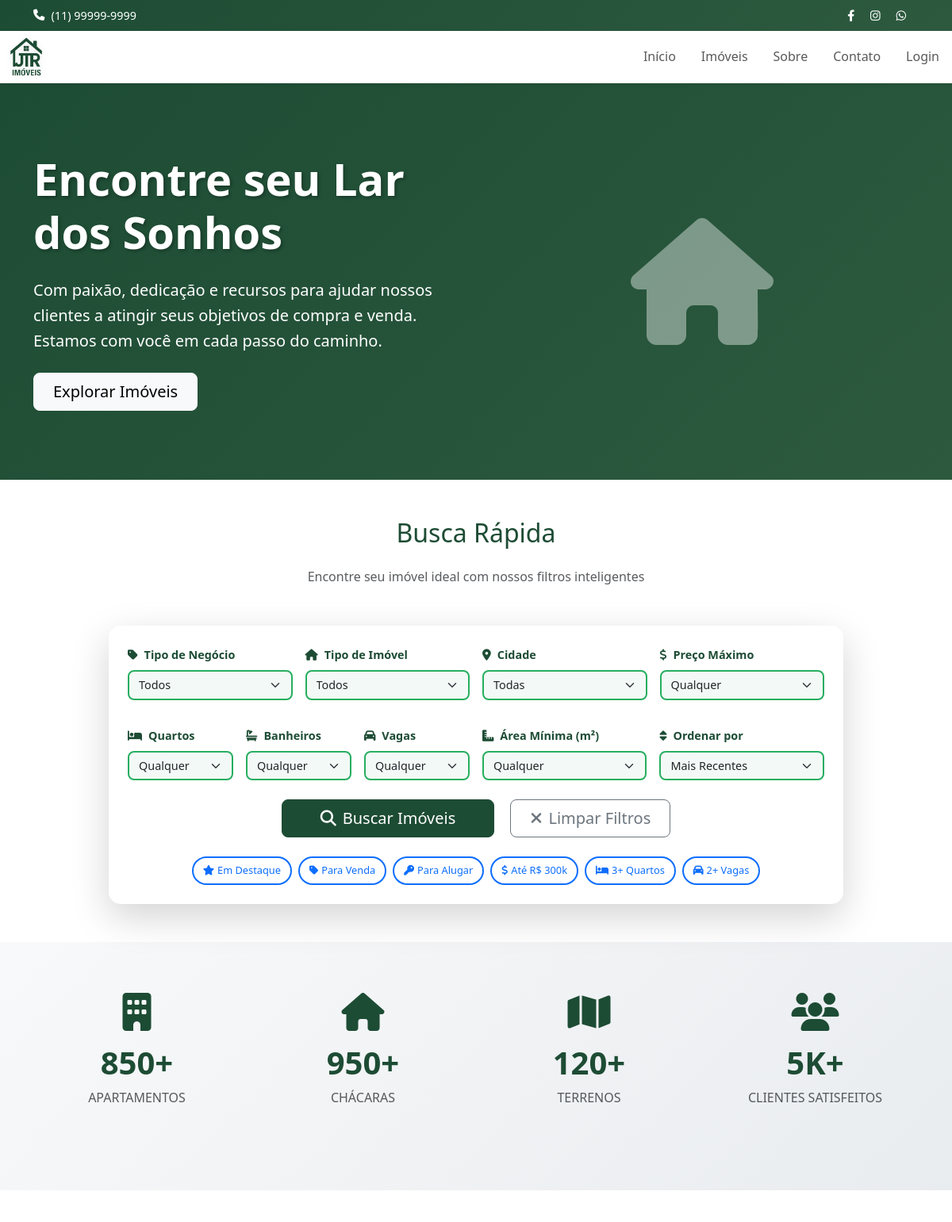
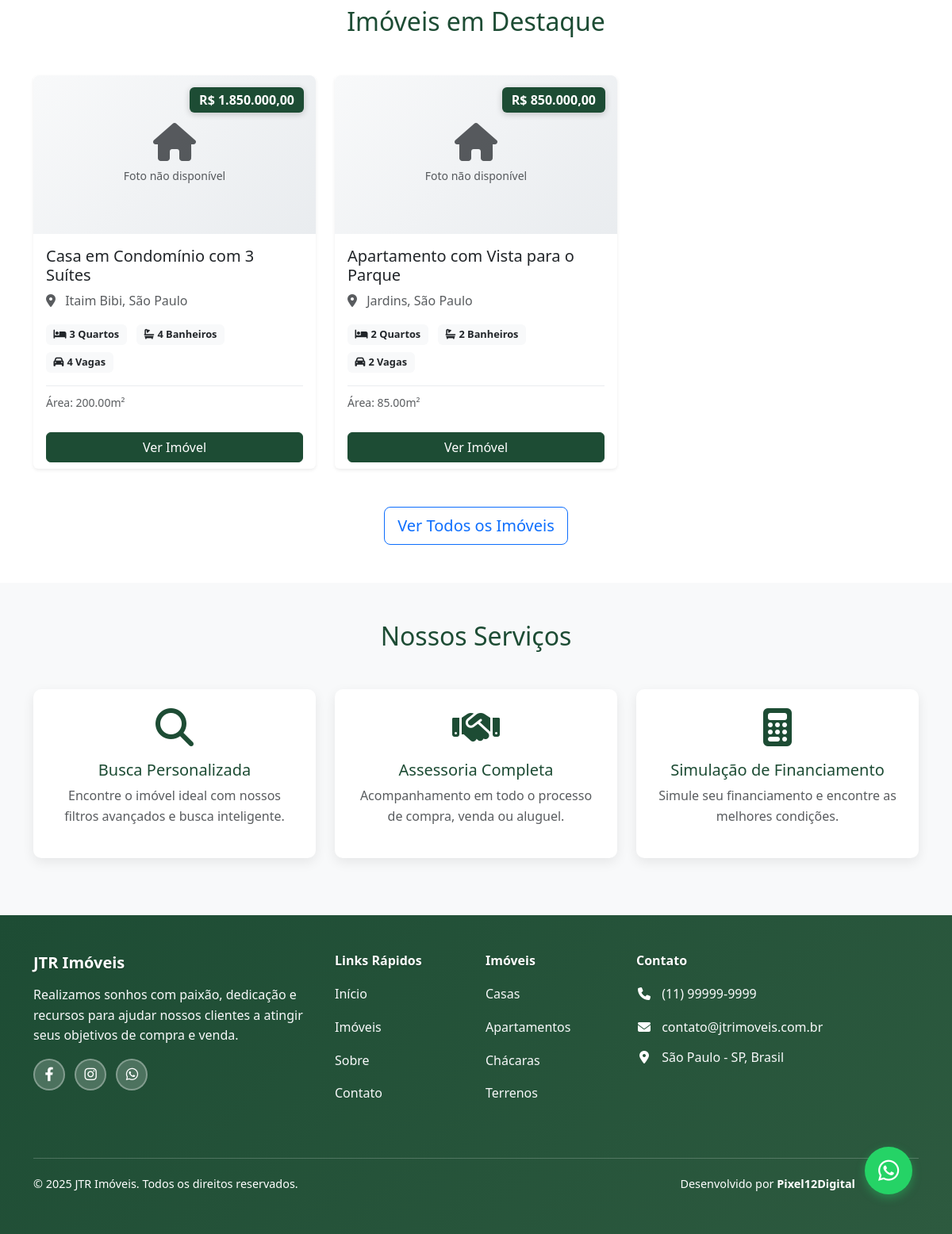
The page / on the database its author committed (2 pictures, top to bottom).
### tables this page shows
CREATE TABLE imoveis (
    id INT AUTO_INCREMENT PRIMARY KEY,
    titulo VARCHAR(200) NOT NULL,
    descricao TEXT,
    tipo_id INT NOT NULL,
    localizacao_id INT NOT NULL,
    preco DECIMAL(12,2) NOT NULL,
    area_total DECIMAL(8,2),
    area_construida DECIMAL(8,2),
    quartos INT DEFAULT 0,
    banheiros INT DEFAULT 0,
    vagas INT DEFAULT 0,
    suites INT DEFAULT 0,
    endereco VARCHAR(200),
    numero VARCHAR(20),
    complemento VARCHAR(100),
    latitude DECIMAL(10,8),
    longitude DECIMAL(11,8),
    status ENUM('disponivel', 'vendido', 'alugado', 'reservado') DEFAULT 'disponivel',
    destaque BOOLEAN DEFAULT FALSE,
    usuario_id INT NOT NULL,
    data_criacao TIMESTAMP DEFAULT CURRENT_TIMESTAMP,
    data_atualizacao TIMESTAMP DEFAULT CURRENT_TIMESTAMP ON UPDATE CURRENT_TIMESTAMP,
    FOREIGN KEY (tipo_id) REFERENCES tipos_imovel(id),
    FOREIGN KEY (localizacao_id) REFERENCES localizacoes(id),
    FOREIGN KEY (usuario_id) REFERENCES usuarios(id)
);

CREATE TABLE localizacoes (
    id INT AUTO_INCREMENT PRIMARY KEY,
    cidade VARCHAR(100) NOT NULL,
    bairro VARCHAR(100),
    estado VARCHAR(2) NOT NULL,
    cep VARCHAR(10)
);

### pages/home.php (the view, shortened to what the rows shown need)
<section class="hero-section bg-primary text-white py-5">
    <div class="container">
        <div class="row align-items-center">
            <div class="col-lg-6">
                <h1 class="display-4 fw-bold mb-4">Encontre seu Lar dos Sonhos</h1>
            </div>
        </div>
    </div>
</section>
<section class="quick-filters-section py-5 bg-white">
    <div class="container">
        <div class="row">
            <div class="col-12">
                <h2 class="text-center mb-4">Busca Rápida</h2>
            </div>
        </div>
    </div>
</section>
<section class="featured-properties py-5">
    <div class="container">
        <div class="row">
            <div class="col-12">
                <h2 class="text-center mb-5">Imóveis em Destaque</h2>
            </div>
        </div>
        <div class="row">
            <?php
            $featured_properties = fetchAll("
                SELECT i.*, t.nome as tipo_nome, l.cidade, l.bairro, f.arquivo as foto_principal
                FROM imoveis i
                LEFT JOIN tipos_imovel t ON i.tipo_id = t.id
                LEFT JOIN localizacoes l ON i.localizacao_id = l.id
                LEFT JOIN fotos_imovel f ON i.id = f.imovel_id AND f.principal = 1
                WHERE i.destaque = 1 AND i.status = 'disponivel'
                ORDER BY i.data_criacao DESC
                LIMIT 6
            ");
            if ($featured_properties) {
                foreach ($featured_properties as $property) {
                    ?>
                    <div class="col-lg-4 col-md-6 mb-4">
                        <div class="property-card card h-100 shadow-sm">
                            <div class="property-image">
                                <?php if ($property['foto_principal'] && imageExists($property['foto_principal'])): ?>
                                    <img src="<?php echo getUploadPath($property['foto_principal']); ?>"
                                         class="card-img-top" alt="<?php echo $property['titulo']; ?>">
                                <?php else: ?>
                                    <div class="no-image bg-light d-flex align-items-center justify-content-center"
                                         style="height: 200px; background: linear-gradient(135deg, #f8f9fa 0%, #e9ecef 100%); border-radius: 8px 8px 0 0;">
                                        <div class="text-center">
                                            <i class="fas fa-home fa-3x text-muted mb-2"></i>
                                            <p class="text-muted small mb-0">Foto não disponível</p>
                                        </div>
                                    </div>
                                <?php endif; ?>
                                <div class="property-price">
                                    <span class="badge bg-primary fs-6"><?php echo formatPrice($property['preco']); ?></span>
                                </div>
                            </div>
                            <div class="card-body">
                                <h5 class="card-title"><?php echo $property['titulo']; ?></h5>
                                <p class="card-text text-muted">
                                    <i class="fas fa-map-marker-alt me-2"></i>
                                    <?php echo $property['bairro'] . ', ' . $property['cidade']; ?>
                                </p>
                                <div class="property-features">
                                    <span class="badge bg-light text-dark me-2">
                                        <i class="fas fa-bed me-1"></i><?php echo $property['quartos']; ?> Quartos
                                    </span>
                                    <span class="badge bg-light text-dark me-2">
                                        <i class="fas fa-bath me-1"></i><?php echo $property['banheiros']; ?> Banheiros
                                    </span>
                                    <span class="badge bg-light text-dark me-2">
                                        <i class="fas fa-car me-1"></i><?php echo $property['vagas']; ?> Vagas
                                    </span>
                                </div>
                                <div class="property-area mt-2">
                                    <small class="text-muted">
                                        Área: <?php echo $property['area_total']; ?>m²
                                    </small>
                                </div>
                            </div>
                            <div class="card-footer bg-transparent border-0">
                                <a href="<?php echo getPagePath('imovel', ['id' => $property['id']]); ?>"
                                   class="btn btn-primary w-100">Ver Imóvel</a>
                            </div>
                        </div>
                    </div>
                    <?php
                }
            }
            ?>
        </div>
    </div>
</section>
<section class="services-section py-5 bg-light">
    <div class="container">
        <div class="row">
            <div class="col-12">
                <h2 class="text-center mb-5">Nossos Serviços</h2>
            </div>
        </div>
    </div>
</section>

### rows shown on the page
imoveis: preco "R$ 1.850.000,00", titulo "Casa em Condomínio com 3 Suítes", localizacao.bairro "Itaim Bibi", localizacao.cidade "São Paulo", quartos "3", banheiros "4", vagas "4", area_total "200.00"
imoveis: preco "R$ 850.000,00", titulo "Apartamento com Vista para o Parque", localizacao.bairro "Jardins", localizacao.cidade "São Paulo", quartos "2", banheiros "2", vagas "2", area_total "85.00"

### other values the page prints
SITE_PHONE "(11) 99999-9999"
SITE_NAME "JTR Imóveis"
SITE_EMAIL "contato@jtrimoveis.com.br"
